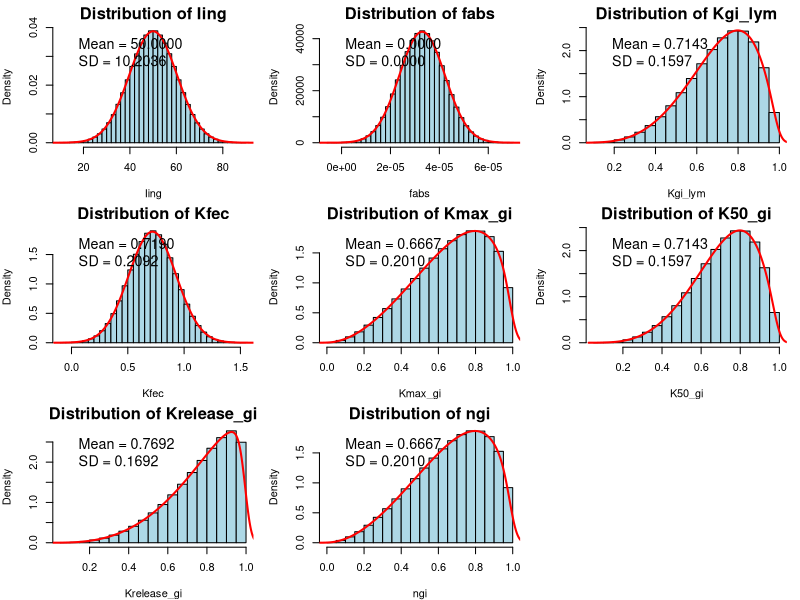

This figure's R source:
## ---- chunk 1

## set working directory
setwd("D:/PBK model")

## ---- chunk 2

# Load necessary library
library(ggplot2)
library(lhs)

## ---- chunk 3

# Define parameters based on your data

parameters <- list(
  Iing = list(dist = "normal", mean = 50, sd = (70 - 30) / 3.92), # SD estimated from 95% CI
  fabs = list(dist = "normal", mean = 0.00003296, sd = (0.0000423 - 0.000006) / 3.92), # SD estimated from 95% CI
  Kgi_lym = list(dist = "beta", shape1 = 5, shape2 = 2), # Beta skewed to the left
  Kfec = list(dist = "normal", mean = 0.719, sd = (1.32 - 0.5) / 3.92), # SD estimated from 95% CI
  Kmax_gi = list(dist = "beta", shape1 = 3, shape2 = 1.5), # Beta skewed to the left
  K50_gi = list(dist = "beta", shape1 = 5, shape2 = 2), # Beta skewed to the left
  Krelease_gi = list(dist = "beta", shape1 = 4, shape2 = 1.2), # Beta skewed to the left
  ngi = list(dist = "beta", shape1 = 3, shape2 = 1.5) # Beta skewed to the left
)

## ---- chunk 4

# Number of samples
n_samples <- 10000
n_params <- length(parameters)

## ---- chunk 5

# Generate a Latin Hypercube Sample
lhs_samples <- randomLHS(n_samples, n_params)

## ---- chunk 6

# Initialize a matrix to store transformed samples
sample_matrix <- matrix(nrow = n_samples, ncol = n_params)
colnames(sample_matrix) <- names(parameters)

## ---- chunk 7

# Function to transform LHS samples to specified distributions
transform_lhs <- function(lhs_sample, param) {
  if (param$dist == "normal") {
    return(qnorm(lhs_sample, mean = param$mean, sd = param$sd))
  } else if (param$dist == "beta") {
    return(qbeta(lhs_sample, shape1 = param$shape1, shape2 = param$shape2))
  } else {
    stop("Unsupported distribution type.")
  }
}

## ---- chunk 8

# Transform each LHS sample to the specified parameter distributions
for (i in seq_along(parameters)) {
  param <- parameters[[i]]
  sample_matrix[, i] <- transform_lhs(lhs_samples[, i], param)
}

# Save the matrix to a CSV file
write.csv(sample_matrix, file = "model_parameter_samples_lhs.csv", row.names = FALSE)

## ---- chunk 9

# Plot histograms for all distributions

# Convert the sample matrix to a data frame for plotting
sample_df <- as.data.frame(sample_matrix)

## ---- chunk 10

# Set up a 3x3 grid for plotting
# Save all plots to a PNG file

output_file <- "parameter_distributions_LHS.png" # Output file name
png(output_file, width = 1500, height = 1200) # Open a PNG device with specified dimensions


par(mfrow = c(3, 3)) # 3 rows, 3 columns
par(mar = c(4, 4, 2, 1)) # Adjust margins for better spacing

# Loop through each parameter and plot its distribution
for (param_name in names(parameters)) {
  # Extract parameter samples
  param_samples <- sample_df[[param_name]]
  
  # Calculate mean and standard deviation
  param_mean <- mean(param_samples)
  param_sd <- sd(param_samples)
  
  # Plot histogram and density
  hist(
    param_samples, 
    breaks = 30, 
    freq = FALSE, 
    col = "lightblue", 
    border = "black", 
    main = paste("Distribution of", param_name), 
    xlab = param_name, 
    ylab = "Density",
    cex.main = 1.5
  )
  
  # Add density line
  lines(density(param_samples), col = "red", lwd = 2)
  
  # Add legend with mean and sd
  legend(
    "topleft", 
    legend = c(
      sprintf("Mean = %.4f", param_mean), 
      sprintf("SD = %.4f", param_sd)
    ), 
    bty = "n", 
    cex = 1.3, 
    text.col = "black"
  )
}
